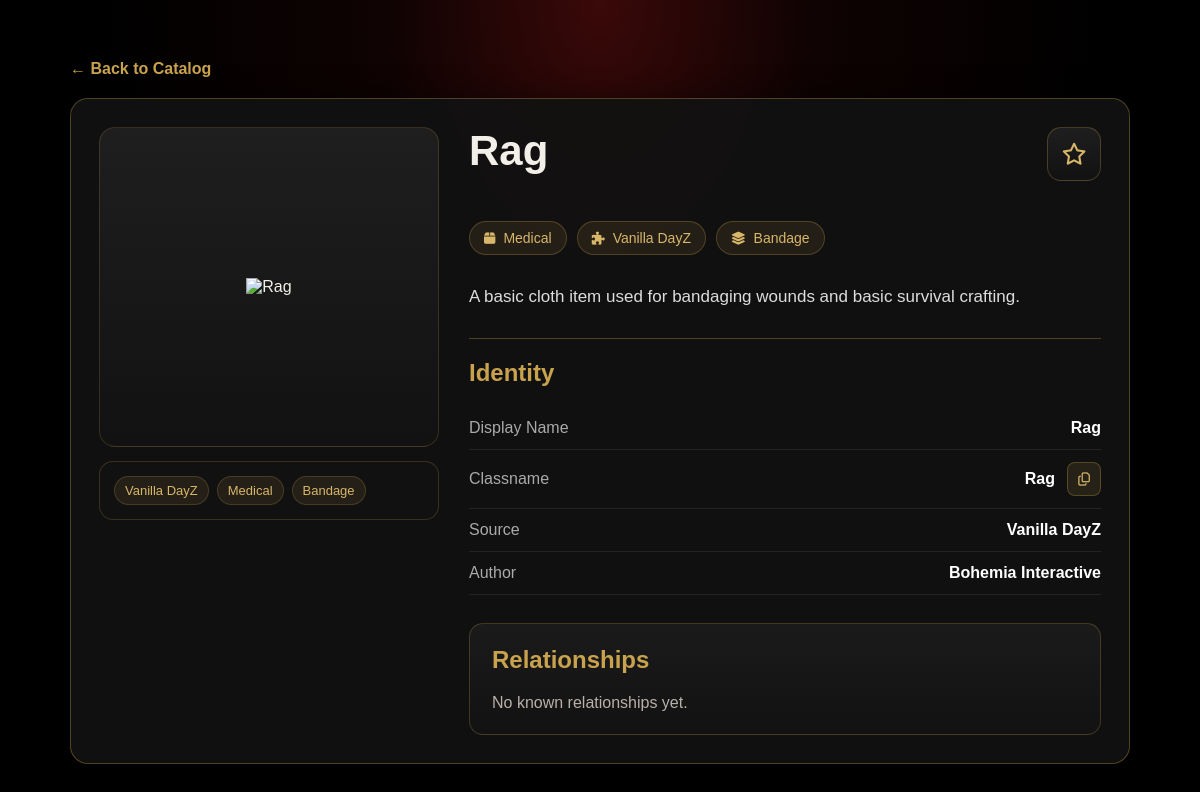
The page /item/Rag on the database its author committed.
### tables this page shows
CREATE TABLE mods (
        id INTEGER PRIMARY KEY AUTOINCREMENT,
        name TEXT UNIQUE NOT NULL,
        author TEXT,
        type TEXT,
        logo TEXT,
        website TEXT,
        description TEXT
    );

CREATE TABLE items (
        id INTEGER PRIMARY KEY AUTOINCREMENT,
        classname TEXT UNIQUE NOT NULL,
        display_name TEXT NOT NULL,
        description TEXT,
        category TEXT,
        subcategory TEXT,
        mod_id INTEGER,
        image TEXT,

        FOREIGN KEY (mod_id) REFERENCES mods(id)
    );

### app.py (the view)
@app.route("/item/<classname>")
def item_detail(classname):
    item = get_item_by_classname(classname)
    return render_template(
        "item.html",
        item=item
    )

### database.py (called while the page is built)
def get_item_by_classname(classname):
    conn = sqlite3.connect(DB_PATH)
    conn.row_factory = sqlite3.Row
    cursor = conn.cursor()
    cursor.execute("""
        SELECT
            items.*,
            mods.name AS mod_name,
            mods.author AS mod_author,
            mods.type AS mod_type,
            mods.logo AS mod_logo
        FROM items
        LEFT JOIN mods ON items.mod_id = mods.id
        WHERE items.classname = ?
    """, (classname,))
    item = cursor.fetchone()
    conn.close()
    return item

### templates/item.html (shortened to what this page needs)
{% extends "base.html" %}
{% block content %}
<div class="page-wrap">
    <a class="back-link" href="/catalog">← Back to Catalog</a>
    <div class="item-detail-card">
        <div class="item-visual-panel">
            <div class="item-image-panel">
                <img
                    class="item-detail-image"
                    src="{{ url_for('static', filename='images/items/' ~ (item.image if item.image else 'no-image.png')) }}"
                    data-placeholder="{{ url_for('static', filename='images/items/no-image.png') }}"
                    alt="{{ item.display_name }}">
            </div>
            <div class="item-visual-footer">
                <span>{{ item.mod_name }}</span>
                <span>{{ item.category }}</span>
                <span>{{ item.subcategory }}</span>
            </div>
        </div>
        <div class="item-info-panel">
            <div class="item-title-row">
    <h1>{{ item.display_name }}</h1>
    <button class="favorite-btn" type="button">
        <i class="fa-regular fa-star"></i>
    </button>
</div>
            <div class="item-chips">
                <span class="chip"><i class="fa-solid fa-box"></i>{{ item.category }}</span>
                <span class="chip"><i class="fa-solid fa-puzzle-piece"></i>{{ item.mod_name }}</span>
                <span class="chip"><i class="fa-solid fa-layer-group"></i>{{ item.subcategory }}</span>
            </div>
            <p class="item-description">{{ item.description }}</p>
            <div class="identity-box">
                <h2>Identity</h2>
                <div class="identity-row">
                    <span>Display Name</span>
                    <strong>{{ item.display_name }}</strong>
                </div>
                <div class="identity-row">
                    <span>Classname</span>
                    <div class="copy-box">
                        <strong id="classname">{{ item.classname }}</strong>
                        <button class="copy-btn" type="button" onclick="copyClassname()">
                            <i class="fa-regular fa-copy"></i>
                        </button>
                    </div>
                </div>
                <div class="identity-row">
                    <span>Source</span>
                    <strong>{{ item.mod_name }}</strong>
                </div>
                <div class="identity-row">
                    <span>Author</span>
                    <strong>{{ item.mod_author }}</strong>
                </div>
            </div>
            <div class="info-panel">
                <h2>Relationships</h2>
                <p>No known relationships yet.</p>
            </div>
        </div>
    </div>
</div>
{% endblock %}

### static/css/style.css (style rules this page uses)
* { box-sizing: border-box; }
body { margin: 0; min-height: 100vh; background-color: #000; background-image: radial-gradient( ellipse at top, rgba(130, 20, 20, 0.45) 0%, rgba(70, 12, 12, 0.22) 25%, rgba(0, 0, 0, 0) 60% ); background-repeat: no-repeat; background-size: 100% 900px; background-position: top center; color: #f2eee8; font-family: Arial, Helvetica, sans-serif; }
.back-link { display: inline-block; margin-bottom: 20px; color: #c9a24d; text-decoration: none; font-weight: 600; }
.page-wrap { max-width: 1100px; margin: 40px auto; padding: 20px; }
.item-detail-card { display: grid; grid-template-columns: 340px 1fr; gap: 30px; background: rgba(18, 18, 18, 0.92); border: 1px solid rgba(201, 162, 77, 0.35); border-radius: 18px; padding: 28px; box-shadow: 0 0 30px rgba(0, 0, 0, 0.45); }
.item-image-panel { background: linear-gradient( 180deg, rgba(32,32,32,.95), rgba(18,18,18,.98) ); border: 1px solid rgba(201,162,77,.20); border-radius: 16px; min-height: 320px; display:flex; justify-content:center; align-items:center; overflow:hidden; }
.item-detail-image { max-width: 90%; max-height: 260px; object-fit: contain; }
.item-info-panel h1 { margin-top: 0; font-size: 42px; }
.item-description { font-size: 17px; line-height: 1.6; color: #ddd; margin-bottom: 28px; }
.item-visual-panel { display: flex; flex-direction: column; gap: 14px; }
.item-visual-footer { display: flex; flex-wrap: wrap; gap: 8px; background: rgba(18, 18, 18, 0.88); border: 1px solid rgba(201, 162, 77, 0.22); border-radius: 14px; padding: 14px; }
.item-visual-footer span { font-size: 13px; color: #d8b66a; background: rgba(201, 162, 77, 0.10); border: 1px solid rgba(201, 162, 77, 0.22); border-radius: 999px; padding: 6px 10px; }
.item-chips { display: flex; flex-wrap: wrap; gap: 10px; margin: 18px 0 28px; }
.chip { display: inline-flex; align-items: center; gap: 8px; padding: 8px 14px; border-radius: 999px; background: rgba(201, 162, 77, 0.10); border: 1px solid rgba(201, 162, 77, 0.28); color: #d8b66a; font-size: 14px; }
.chip i { font-size: 13px; }
.identity-box { border-top: 1px solid rgba(201, 162, 77, 0.35); padding-top: 20px; }
.identity-box h2 { margin-top: 0; color: #c9a24d; }
.identity-row { display: flex; justify-content: space-between; align-items: center; gap: 20px; padding: 12px 0; border-bottom: 1px solid rgba(255, 255, 255, 0.08); }
.identity-row span { color: #aaa; }
.identity-row strong { color: #fff; text-align: right; }
.copy-box { display: flex; align-items: center; gap: 12px; }
.copy-btn { width: 34px; height: 34px; border-radius: 8px; background: rgba(201, 162, 77, 0.12); border: 1px solid rgba(201, 162, 77, 0.30); color: #d8b66a; cursor: pointer; transition: all .2s ease; transform-origin:center; }
.info-panel { margin-top: 28px; background: linear-gradient( 180deg, rgba(28, 28, 28, 0.95), rgba(18, 18, 18, 0.98) ); border: 1px solid rgba(201, 162, 77, 0.25); border-radius: 14px; padding: 22px; }
.info-panel h2 { margin-top: 0; color: #c9a24d; }
.info-panel p { color: #b9b0aa; margin-bottom: 0; }
.item-title-row { display:flex; justify-content:space-between; align-items:flex-start; gap:20px; }
.favorite-btn { width:54px; height:54px; border-radius:14px; border:1px solid rgba(201,162,77,.28); background: linear-gradient( 180deg, rgba(32,32,32,.95), rgba(18,18,18,.98) ); color:#d8b66a; cursor:pointer; transition:.18s ease; }
.favorite-btn i { font-size:22px; }

### rows shown on the page
mods: mod_name "Vanilla DayZ", mod_author "Bohemia Interactive"
items: category "Medical", subcategory "Bandage", display_name "Rag", description "A basic cloth item used for bandaging wounds and basic survival crafting.", classname "Rag"
